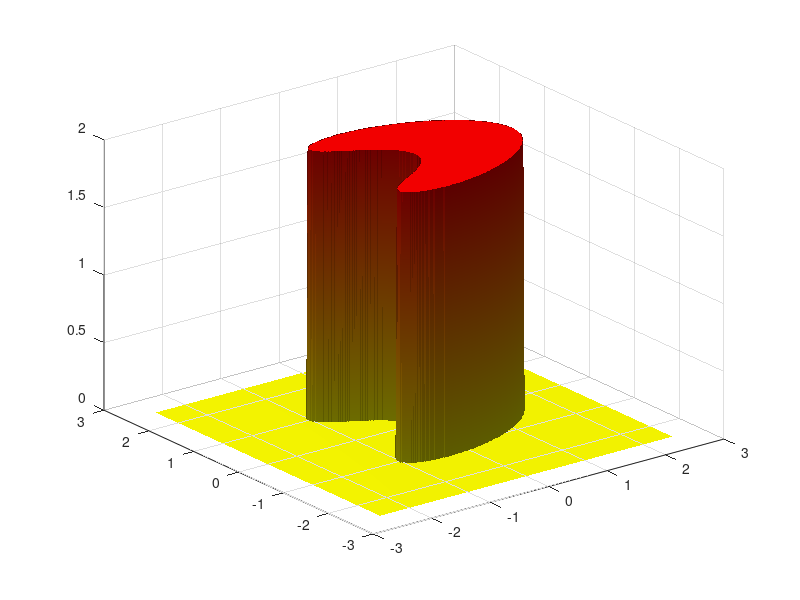

Write the MATLAB code that produced this figure. (Note: this script raises an error after producing the figure.)
% illustration of the heat equation
% Solve the heat equation using finite differences and Forward Euler
function IceMelting()
 
   % the number of data points. More points means prettier picture.
   N = 400;
 
   L = 2.5; % the box size is [-L, L] x [-L, L]
 
   XX = linspace(-L, L, N);
   YY = linspace(-L, L, N);
   [X, Y] = meshgrid(XX, YY);
 
   scale = 2;
   Z = get_step_function (N, scale, X, Y);
 
   CFL = 0.125; % CourantFriedrichsLewy
   dx = XX(2)-XX(1);  %dy = dx; % space grid
   dt = CFL*dx^2;
 
   plot_dt = 0.004; % plot every plot_dt iterations

   cmap = rv_matrix_rows(autumn); % colormap
   
   % Solve the heat equation with zero boundary conditions
   T = 0:dt:1;
%    iter = 0;
   frame_no = 0;
   for t=T
 
      % plot the current temperature distribution
      if floor(t/plot_dt) + 1 > frame_no
 
         frame_no = frame_no + 1;
 
        % plot the surface
         figure(2); clf
         surf(X, Y, Z)
 
         %  make the surface beautiful
         shading interp; colormap(cmap);
 
         % add in a source of light
         camlight (-50, 54)
         lighting phong
 
         % viewing angle
         view(-40, 38)
 
         axis equal; axis off
         axis([-L, L, -L, L, 0, scale])
 
         hold on; plot3(0, 0, 3.4, 'g*'); % a marker to help with cropping
 
%          pause(0.01);
         %return
 
%          file = sprintf('Movie_frame%d.png', 1000+frame_no)
%          %saveas(gcf, file) %save the current frame
%          print(gcf, '-dpng', '-r400', file) %save the current frame
 
%          disp(file); %show the frame number we are at
 
         % cut at max_fr_no frames
         max_fr_no = 15; 
         if frame_no >= max_fr_no
            break
         end
 
      end
 
      % advance in time
      W = 0*Z;
      for i=2:(N-1)
         for j=2:(N-1)
 
            W(i, j) = Z(i, j) + dt * ( Z(i+1, j) + Z(i-1, j) + Z(i, j-1) + Z(i, j+1) - 4*Z(i, j))/dx^2;
 
         end
      end
      Z = W;
 
   end
end
 
 
% The gif image was creating with the command 
% convert -antialias -loop 10000  -delay 20 -compress LZW Movie_frame10* Heat_eqn.gif 
 
% get a function which is 1 on a set, and 0 outside of it
function Z = get_step_function(~, scale, X, Y)
 
   c = 2;
   d=-1;
   e=1;
   f=0.5;
   k=1.2;
   shift=10;
 
   Z = (c^2-(X/e-d).^2-(Y/f).^2).^2 + k*(c+d-X/e).^3-shift;
 
   Z = 1-max(sign(Z), 0);
   Z = scale*Z;
end

function X = rv_matrix_rows(X)

   [m, ~] = size(X);

   for i = 1:m
      j = m + 1 - i;
      if i < j
         tmp = X(i, :); X(i, :) = X(j, :); X(j, :) = tmp;
      end
   end
end